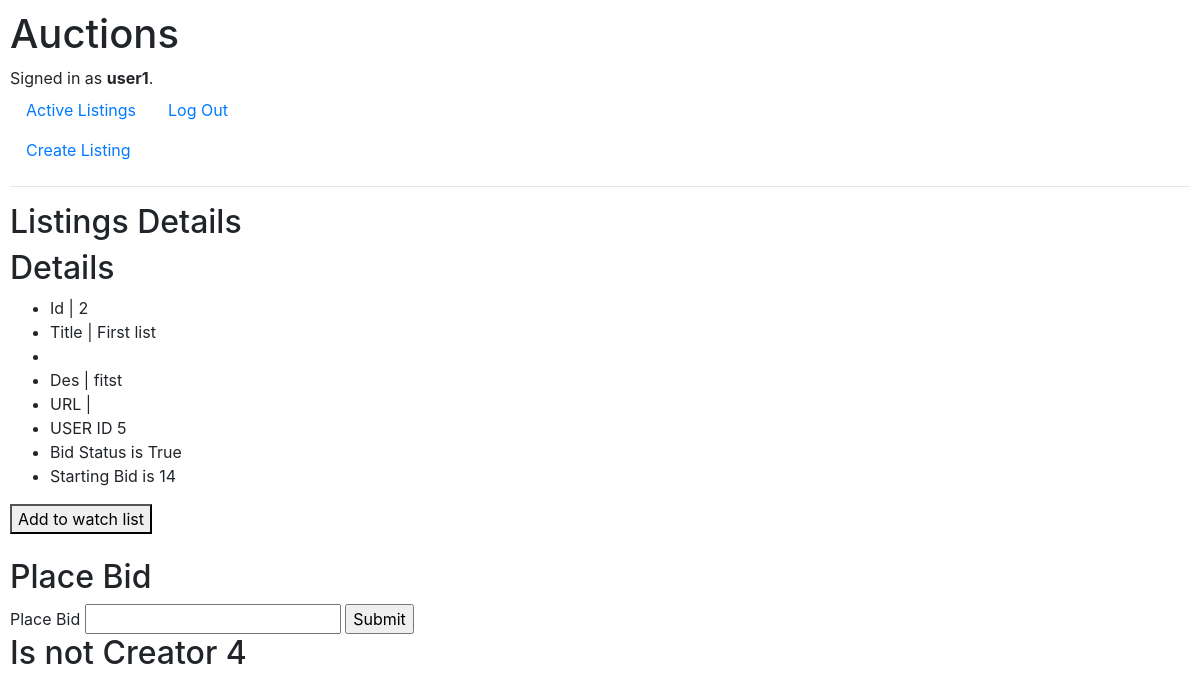
/listingpage/2 (signed in), run on the app's committed database.
### auctions/models.py (models this page shows)
class User(AbstractUser):
    pass

class Listing(models.Model):
    id = models.AutoField(primary_key=True)
    title = models.CharField(max_length=64)
    description = models.CharField(max_length=120)
    urllink = models.URLField(blank=True)
    users = models.ManyToManyField(User, blank=True, related_name="listings")
    createdby = models.ForeignKey(User, on_delete=models.CASCADE, related_name="creator", default=0)
    pass

class Bids(models.Model):
    id = models.AutoField(primary_key = True)
    bid = models.IntegerField()
    starting_bid = models.IntegerField(default=0)
    bid_listing = models.ForeignKey(Listing, on_delete=models.CASCADE)
    biduser = models.IntegerField()
    status = models.BooleanField(default=False)

### auctions/views.py (the view)
# urls.py: path("listingpage/<int:listing_id>", views.listingpage, name="listingpage"),
@login_required(login_url='login')
def listingpage(request, listing_id):
    current_listing = Listing.objects.get(id=listing_id)
    user_id = request.user.id
    listing_bid = Bids.objects.get(bid_listing=current_listing)
    watchlist_exists = current_listing.users.filter(id=user_id).exists()
    if user_id is current_listing.createdby.id:
        iscreator = True
    else:
        iscreator = False
    return render(request, "auctions/listingpage.html", {
        "listing": current_listing,
        'user_id': user_id,
        "watchlist_exists": watchlist_exists,
        "bid": listing_bid,
        "iscreator": iscreator
    })

### auctions/templates/auctions/listingpage.html (shortened to what this page needs)
{% extends "auctions/layout.html" %}
{% block body %}
<h2>Listings Details</h2>
<div>
    <h2>Details</h2>
    <ul>
        <li>Id | {{ listing.id }}</li>
        <li>Title | {{ listing.title }}
        <li>
        <li>Des | {{ listing.description }} </li>
        <li>URL | {{ listing.urllink }}</li>
        <li>USER ID {{ user_id }}</li>
        <li>Bid Status is {{ bid.status }}</li>
        <li>Starting Bid is {{ bid.bid }}</li>
    </ul>
</div>
<div>
    {% if not watchlist_exists %}
    <form action="{% url 'auctions:addwatchlist' listing.id %}" method="post">
        <button type="submit">Add to watch list</button>
    </form>
    {% endif %}
</div>
<div>
    {% if bid.status %}
    <br>
    <h2>Place Bid</h2>
    <div>
        <form action="{% url 'auctions:placebid' listing.id %}" method="post">
            <lable for="bid">Place Bid</lable>
            <input type="number" id="bid" name="bid">
            <input type="submit" value="Submit">
        </form>
    </div>
    {% else %}
    <br>
    <h2>Can't place bid. Auction Closed</h2>
    {% endif %}
    <div>
        {% if iscreator %}
        <h2>Is creator. Close Auction</h2>
        <div>
            <form action="{% url 'auctions:closeauction' listing.id %}" method="POST">
                {% csrf_token %}
                <label>Close the auction</label>
                <input type="submit" value="Close">
            </form>
        </div>
        {% else %}
        <h2>Is not Creator {{ listing.createdby.id }}</h2>
        {% endif %}
    </div>
</div>
{% endblock %}

### auctions/templates/auctions/layout.html (shortened to what this page needs)
{% load static %}
<!DOCTYPE html>
<html lang="en">
    <head>
        <link rel="stylesheet" href="https://stackpath.bootstrapcdn.com/bootstrap/4.4.1/css/bootstrap.min.css">
        <link href="{% static 'auctions/styles.css' %}" rel="stylesheet">
    </head>
    <body>
        <h1>Auctions</h1>
        <div>
            {% if user.is_authenticated %}
                Signed in as <strong>{{ user.username }}</strong>.
            {% else %}
                Not signed in.
            {% endif %}
        </div>
        <ul class="nav">
            <li class="nav-item">
                <a class="nav-link" href="{% url 'auctions:index' %}">Active Listings</a>
                <a class="nav-link" href="{% url 'auctions:createlisting' %}">Create Listing</a>
            </li>
            {% if user.is_authenticated %}
                <li class="nav-item">
                    <a class="nav-link" href="{% url 'auctions:logout' %}">Log Out</a>
                </li>
            {% endif %}
        </ul>
        <hr>
        {% block body %}
        {% endblock %}
    </body>
</html>

### auctions/static/auctions/styles.css (style rules this page uses)
body { padding: 10px; }

### data on the page
User: username "user1"
Listing: id "2", title "First list", description "fitst", createdby.id "4"
Bids: status "True", bid "14"

### other printed values
{{ user_id }} "5"
